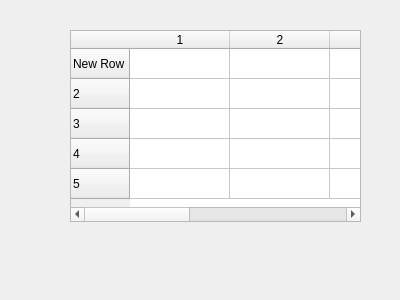
<?xml version="1.0" encoding="UTF-8"?>
<ui version="4.0">
 <class>Dialog</class>
 <widget class="QDialog" name="Dialog">
  <property name="geometry">
   <rect>
    <x>0</x>
    <y>0</y>
    <width>400</width>
    <height>300</height>
   </rect>
  </property>
  <property name="windowTitle">
   <string>Dialog</string>
  </property>
  <widget class="QTableWidget" name="w1">
   <property name="geometry">
    <rect>
     <x>70</x>
     <y>30</y>
     <width>291</width>
     <height>192</height>
    </rect>
   </property>
   <property name="rowCount">
    <number>5</number>
   </property>
   <property name="columnCount">
    <number>5</number>
   </property>
   <row>
    <property name="text">
     <string>New Row</string>
    </property>
   </row>
   <row/>
   <row/>
   <row/>
   <row/>
   <column/>
   <column/>
   <column/>
   <column/>
   <column/>
  </widget>
 </widget>
 <resources/>
 <connections/>
</ui>
